Frame 1 (no input): blank canvas, image omitted
Frame 60 (no input): blank canvas, image omitted
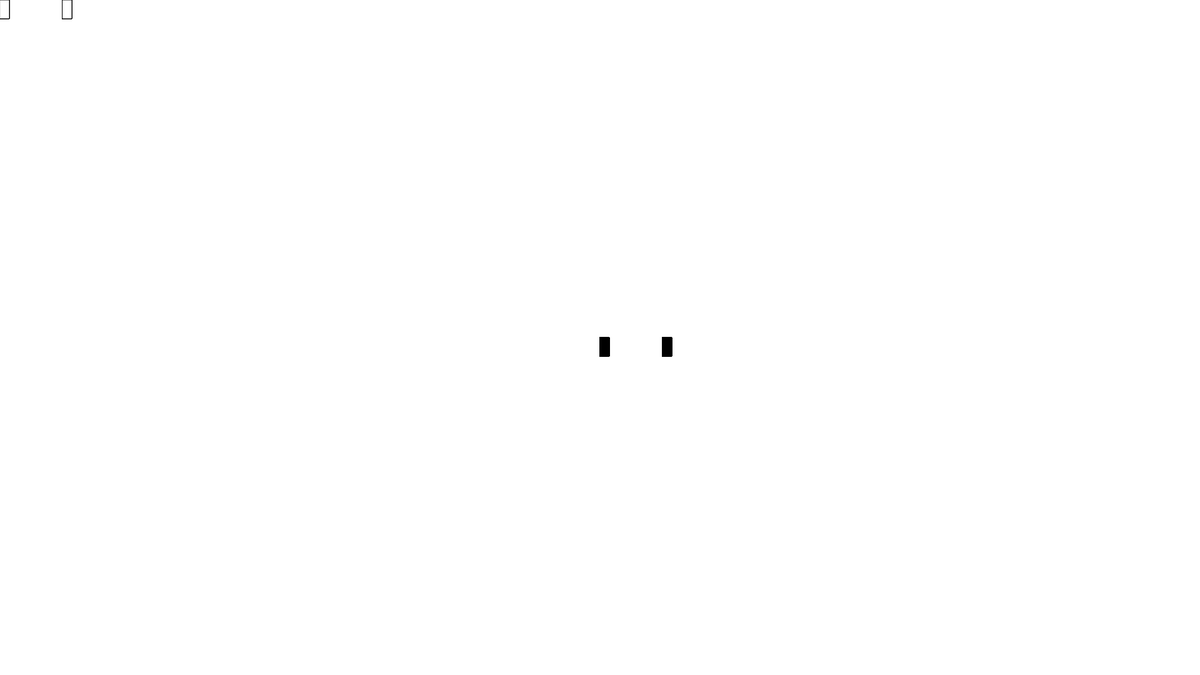
Frame 120 (the mouse pressed at the canvas centre since frame 60)

The p5.js sketch whose frames 1 and 60 were blank and that drew this single picture after the mouse press (run headless with seeded random() and noise() and a simulated clock; from frame 60 on, the mouse is pressed at the canvas centre):

// p5.js sketch
// ── sketch.js
function setup() {
  createCanvas(1920, 1080);
}

function draw() {
  
  if (mouseIsPressed) {
    fill(0);
  } else {
    fill(255);
  }
    rect(mouseX, mouseY, 15, 30);
    rect(mouseX+100, mouseY, 15, 30);
}
